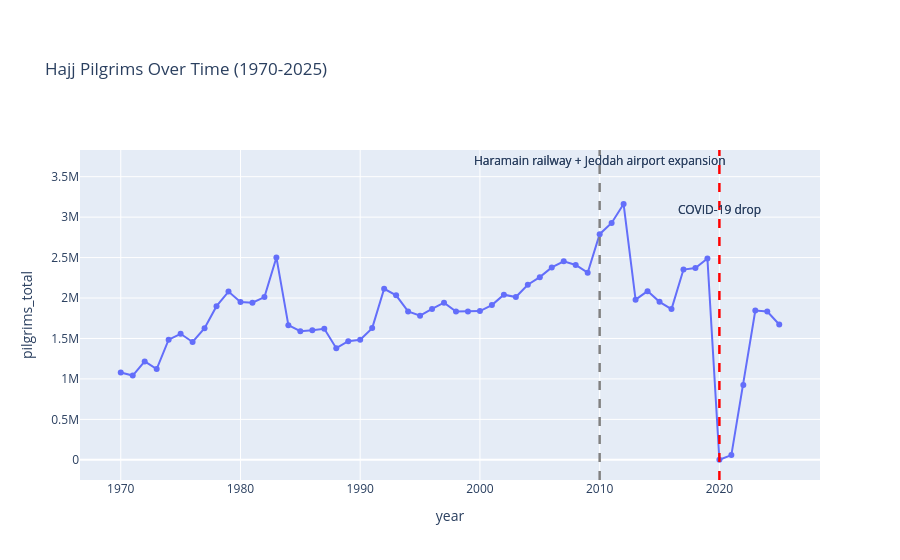

Source (notebook cell):
### Code cell
fig.add_vline(x=2020, line_dash='dash', line_color='red')
fig.add_annotation(x=2020, y=3100000, text='COVID-19 drop', showarrow=False, textangle=0)
fig.add_vline(x=2010, line_dash='dash', line_color='gray')
fig.add_annotation(x=2010, y=3700000, text='Haramain railway + Jeddah airport expansion', showarrow=False, textangle=0)
fig.update_layout(margin=dict(t=150))
fig.show()
fig.write_html('../hajj_chart.html')

### Figure 1 — Plotly figure (JSON) as saved in the notebook; plotly's stock layout.template omitted (floating-point values rounded to 4 significant figures)
{"data": [{"hovertemplate": "year=%{x}<br>pilgrims_total=%{y}<extra></extra>", "legendgroup": "", "line": {"color": "#636efa", "dash": "solid"}, "marker": {"symbol": "circle"}, "mode": "lines+markers", "name": "", "orientation": "v", "showlegend": false, "type": "scatter", "x": [1970, 1971, 1972, 1973, 1974, 1975, 1976, 1977, 1978, 1979, 1980, 1981, 1982, 1983, 1984, 1985, 1986, 1987, 1988, 1989, 1990, 1991, 1992, 1993, 1994, 1995, 1996, 1997, 1998, 1999, 2000, 2001, 2002, 2003, 2004, 2005, 2006, 2007, 2008, 2009, 2010, 2011, 2012, 2013, 2014, 2015, 2016, 2017, 2018, 2019, 2020, 2021, 2022, 2023, 2024, 2025], "xaxis": "x", "y": [1079760, 1042027, 1216951, 1122545, 1484975, 1557867, 1456432, 1627589, 1899420, 2079689, 1949634, 1943180, 2011555, 2501706, 1664478, 1589776, 1600475, 1619324, 1379556, 1466995, 1483294, 1628186, 2114217, 2033353, 1834780, 1781370, 1865234, 1942851, 1832114, 1831998, 1839154, 1913263, 2041129, 2012074, 2164469, 2258050, 2378636, 2454325, 2408849, 2313278, 2789399, 2927717, 3161573, 1980249, 2085238, 1952817, 1862909, 2352122, 2371675, 2489406, 1000, 58745, 926062, 1845045, 1833164, 1673230], "yaxis": "y"}], "layout": {"annotations": [{"showarrow": false, "text": "COVID-19 drop", "textangle": 0, "x": 2020, "y": 3100000}, {"showarrow": false, "text": "Haramain railway + Jeddah airport expansion", "textangle": 0, "x": 2010, "y": 3700000}, {"showarrow": false, "text": "COVID-19 drop", "textangle": 0, "x": 2020, "y": 3100000}, {"showarrow": false, "text": "Haramain railway + Jeddah airport expansion", "textangle": 0, "x": 2010, "y": 3700000}], "legend": {"tracegroupgap": 0}, "margin": {"t": 150}, "shapes": [{"line": {"color": "red", "dash": "dash"}, "type": "line", "x0": 2020, "x1": 2020, "xref": "x", "y0": 0, "y1": 1, "yref": "y domain"}, {"line": {"color": "gray", "dash": "dash"}, "type": "line", "x0": 2010, "x1": 2010, "xref": "x", "y0": 0, "y1": 1, "yref": "y domain"}, {"line": {"color": "red", "dash": "dash"}, "type": "line", "x0": 2020, "x1": 2020, "xref": "x", "y0": 0, "y1": 1, "yref": "y domain"}, {"line": {"color": "gray", "dash": "dash"}, "type": "line", "x0": 2010, "x1": 2010, "xref": "x", "y0": 0, "y1": 1, "yref": "y domain"}], "title": {"text": "Hajj Pilgrims Over Time (1970-2025)"}, "xaxis": {"anchor": "y", "domain": [0, 1], "title": {"text": "year"}}, "yaxis": {"anchor": "x", "domain": [0, 1], "title": {"text": "pilgrims_total"}}}}
